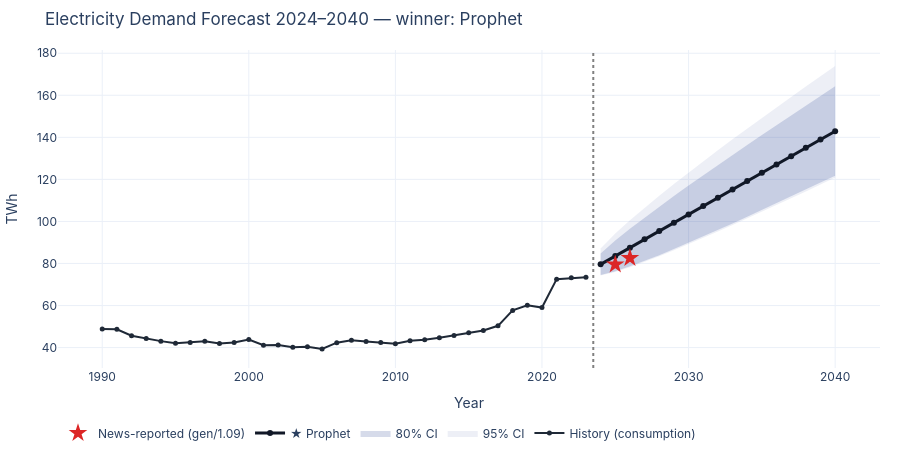

Notebook source saved alongside this figure:
### Code cell
# ── Demand forecast: winner + 80%/95% CIs + alternative models for context ──
import warnings; warnings.filterwarnings('ignore')
fig = go.Figure()
y_h = df_c[['year','elec_consumption_twh_bridged']].dropna()
fig.add_trace(hist_line(y_h, 'year','elec_consumption_twh_bridged',
                         'History (consumption)', COLORS['history']))
fig.add_trace(go.Scatter(x=demand_fc['year'], y=demand_fc['ci_hi95'],
                          mode='lines', line=dict(width=0), showlegend=False))
fig.add_trace(go.Scatter(x=demand_fc['year'], y=demand_fc['ci_lo95'],
                          mode='lines', fill='tonexty', line=dict(width=0),
                          fillcolor='rgba(30,58,138,0.08)', name='95% CI'))
fig.add_trace(go.Scatter(x=demand_fc['year'], y=demand_fc['ci_hi80'],
                          mode='lines', line=dict(width=0), showlegend=False))
fig.add_trace(go.Scatter(x=demand_fc['year'], y=demand_fc['ci_lo80'],
                          mode='lines', fill='tonexty', line=dict(width=0),
                          fillcolor='rgba(30,58,138,0.18)', name='80% CI'))
winner_lbl = demand_fc['winner_model'].iat[0]
fig.add_trace(go.Scatter(x=demand_fc['year'], y=demand_fc['demand_twh'],
                          name=f'★ {winner_lbl}', line=dict(color='#111827', width=3)))
fig.add_vline(x=2023.5, line=dict(dash='dot', color='grey'))
fig.add_trace(go.Scatter(x=[2025,2026], y=[86.7/1.09, 90.0/1.09],
                          mode='markers', name='News-reported (gen/1.09)',
                          marker=dict(symbol='star', size=14, color='#dc2626')))
fig.update_layout(title=f'Electricity Demand Forecast 2024–2040 — winner: {winner_lbl}',
                  yaxis_title='TWh', xaxis_title='Year', hovermode='x unified')
fig_demand = to_div(fig, 'demand-forecast', 460)
fig.show()

### Figure 1 — Plotly figure (JSON) as saved in the notebook; plotly's stock layout.template omitted (floating-point values rounded to 4 significant figures)
{"data": [{"line": {"color": "#1f2937", "width": 2}, "marker": {"size": 5}, "mode": "lines+markers", "name": "History (consumption)", "type": "scatter", "x": [1990, 1991, 1992, 1993, 1994, 1995, 1996, 1997, 1998, 1999, 2000, 2001, 2002, 2003, 2004, 2005, 2006, 2007, 2008, 2009, 2010, 2011, 2012, 2013, 2014, 2015, 2016, 2017, 2018, 2019, 2020, 2021, 2022, 2023], "y": [48.88, 48.71, 45.65, 44.28, 43.06, 42.02, 42.45, 42.98, 41.96, 42.37, 43.81, 41.09, 41.2, 40.15, 40.34, 39.33, 42.33, 43.44, 42.92, 42.39, 41.82, 43.26, 43.72, 44.63, 45.79, 47.1, 48.12, 50.35, 57.68, 60.14, 59.05, 72.56, 73.16, 73.42]}, {"line": {"width": 0}, "mode": "lines", "showlegend": false, "type": "scatter", "x": [2024, 2025, 2026, 2027, 2028, 2029, 2030, 2031, 2032, 2033, 2034, 2035, 2036, 2037, 2038, 2039, 2040], "y": [87.13, 94.21, 100.6, 106.5, 112.3, 117.8, 123.3, 128.6, 133.9, 139.1, 144.2, 149.2, 154.3, 159.2, 164.2, 169.1, 174.0]}, {"fill": "tonexty", "fillcolor": "rgba(30,58,138,0.08)", "line": {"width": 0}, "mode": "lines", "name": "95% CI", "type": "scatter", "x": [2024, 2025, 2026, 2027, 2028, 2029, 2030, 2031, 2032, 2033, 2034, 2035, 2036, 2037, 2038, 2039, 2040], "y": [74.24, 75.99, 78.24, 80.77, 83.46, 86.28, 89.19, 92.16, 95.2, 98.3, 101.4, 104.6, 107.8, 111.0, 114.3, 117.6, 120.8]}, {"line": {"width": 0}, "mode": "lines", "showlegend": false, "type": "scatter", "x": [2024, 2025, 2026, 2027, 2028, 2029, 2030, 2031, 2032, 2033, 2034, 2035, 2036, 2037, 2038, 2039, 2040], "y": [84.79, 90.91, 96.51, 101.9, 107.0, 112.1, 117.1, 122.0, 126.8, 131.7, 136.4, 141.1, 145.8, 150.5, 155.1, 159.8, 164.3]}, {"fill": "tonexty", "fillcolor": "rgba(30,58,138,0.18)", "line": {"width": 0}, "mode": "lines", "name": "80% CI", "type": "scatter", "x": [2024, 2025, 2026, 2027, 2028, 2029, 2030, 2031, 2032, 2033, 2034, 2035, 2036, 2037, 2038, 2039, 2040], "y": [74.47, 76.31, 78.64, 81.22, 83.97, 86.84, 89.79, 92.81, 95.89, 99.02, 102.2, 105.4, 108.6, 111.9, 115.2, 118.5, 121.8]}, {"line": {"color": "#111827", "width": 3}, "name": "★ Prophet", "type": "scatter", "x": [2024, 2025, 2026, 2027, 2028, 2029, 2030, 2031, 2032, 2033, 2034, 2035, 2036, 2037, 2038, 2039, 2040], "y": [79.59, 83.56, 87.51, 91.47, 95.42, 99.39, 103.3, 107.3, 111.2, 115.2, 119.2, 123.1, 127.1, 131.1, 135.0, 139.0, 142.9]}, {"marker": {"color": "#dc2626", "size": 14, "symbol": "star"}, "mode": "markers", "name": "News-reported (gen/1.09)", "type": "scatter", "x": [2025, 2026], "y": [79.54, 82.57]}], "layout": {"font": {"family": "-apple-system, system-ui, sans-serif", "size": 12}, "height": 460, "hovermode": "x unified", "legend": {"orientation": "h", "x": 0, "xanchor": "left", "y": -0.25, "yanchor": "bottom"}, "margin": {"b": 40, "l": 50, "r": 20, "t": 50}, "shapes": [{"line": {"color": "grey", "dash": "dot"}, "type": "line", "x0": 2024.0, "x1": 2024.0, "xref": "x", "y0": 0, "y1": 1, "yref": "y domain"}], "title": {"text": "Electricity Demand Forecast 2024–2040 — winner: Prophet"}, "xaxis": {"title": {"text": "Year"}}, "yaxis": {"title": {"text": "TWh"}}}}
